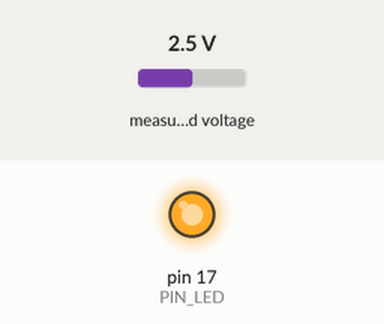
Recording of a sketch running on a simulated Arduino Uno, built with avr-gcc and run on an emulated ATmega328P. Parts: output pins drawn as LEDs (lit = HIGH). The inputs (shaded band) are chosen by the test bench; at power-on: measured voltage 2.5 V. What the sketch prints to the serial monitor is not drawn.

Above: at 0.01 s.
Timing chart, 0 to 1.9 s (numbered marks = the images above):
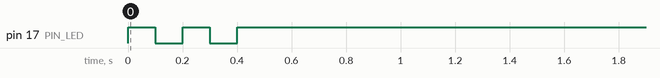

The sketch:

CompressionTester.ino
```cpp
// (licence header left out)
// Includes
#include <Adafruit_ADS1015.h>
#include <Wire.h>

// Constants
#define PIN_LED         17
#define VERSION         "Compression Tester V0"
#define MV_PER_BIT      0.1875
#define V_PER_BIT       0.0001875
#define RING_SIZE       8
#define PRESSURE_OFFSET 2.10

// Macros
#define sprint(msg)   Serial.print(msg)
#define sprint_f(msg)   Serial.print(F(msg))

#define sprintln(msg) Serial.println(msg)
#define sprintln_f(msg) Serial.println(F(msg))

// Globals
Adafruit_ADS1115 ads;  /* Use this for the 16-bit version */

int16_t ring[RING_SIZE];

void setup() {
  // put your setup code here, to run once:
  pinMode(PIN_LED, OUTPUT);
  for(int i = 0; i < 5; i++) {
    digitalWrite(PIN_LED, !digitalRead(PIN_LED));
    delay(100);
  }

  Serial.begin(9600);
  ads.begin();

  // The ADC input range (or gain) can be changed via the following
  // functions, but be careful never to exceed VDD +0.3V max, or to
  // exceed the upper and lower limits if you adjust the input range!
  // Setting these values incorrectly may destroy your ADC!
  //                                                                ADS1015  ADS1115
  //                                                                -------  -------
  // ads.setGain(GAIN_TWOTHIRDS);  // 2/3x gain +/- 6.144V  1 bit = 3mV      0.1875mV (default)
  // ads.setGain(GAIN_ONE);        // 1x gain   +/- 4.096V  1 bit = 2mV      0.125mV
  // ads.setGain(GAIN_TWO);        // 2x gain   +/- 2.048V  1 bit = 1mV      0.0625mV
  // ads.setGain(GAIN_FOUR);       // 4x gain   +/- 1.024V  1 bit = 0.5mV    0.03125mV
  // ads.setGain(GAIN_EIGHT);      // 8x gain   +/- 0.512V  1 bit = 0.25mV   0.015625mV
  // ads.setGain(GAIN_SIXTEEN);    // 16x gain  +/- 0.256V  1 bit = 0.125mV  0.0078125mV

  ads.setGain(GAIN_TWOTHIRDS);
  sprintln_f(VERSION);
  sprintln_f("Getting single-ended readings from AIN0");
  sprintln_f("ADC Range: +/- 6.144V (0.1875mV/ADS1115)");
}

void loop() {
  // put your main code here, to run repeatedly:
  int16_t adc0;

  // adc0 = ads.readADC_SingleEnded(0);
  addRingSample(ads.readADC_SingleEnded(0));

  // sprint_f("Raw:\t"); sprint(adc0); sprint_f("\tVolts:\t"); Serial.println(floatVoltage(adc0), 6); // sprintln(floatVoltage(adc0));
  // Serial.println(floatVoltage(adc0), 6);

  Serial.println(convertToPressure(floatVoltage(getRingAverage()), 200, PRESSURE_OFFSET));
  // Serial.println(convertToPressure(floatVoltage(adc0), 300, 2.05));

  // delay(25);
}

void addRingSample(int16_t sampleValue) {
  static int spot = 0;

  ring[spot++] = sampleValue;

  // Serial.println("------Buffer:");
  // for(int i = 0; i < RING_SIZE; i++) {
  //   Serial.println(ring[i]);
  // }

  // Serial.println("------End Buffer");

  if(spot >= RING_SIZE) spot = 0;
}

int16_t getRingAverage() {
  uint32_t ringSum = 0;
  for(int i = 0; i < RING_SIZE; i++) {
    ringSum += ring[i];
  }

  return (int16_t) (ringSum / (uint32_t) RING_SIZE);
}

inline float floatVoltage(int16_t adc) {
  return ((float)adc) * V_PER_BIT;
}

float convertToPressure(float voltage, float maxValue, float offset) {
  float tmp = voltage;
  tmp -= 0.5;
  tmp *= (maxValue / 4);
  tmp += offset;
  return tmp ;
}
```
